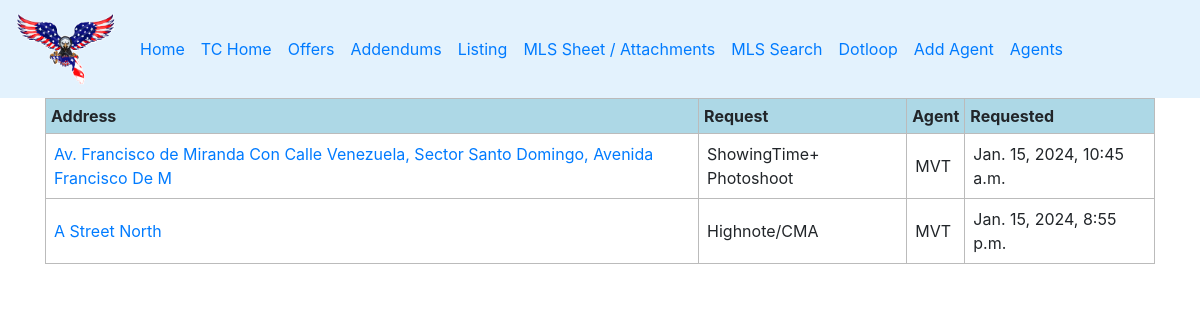
Page /ticket/listing/pending/ (signed in) on the committed database.
### Tickets/models.py (models this page shows, shortened)
class CreateListing(models.Model):
	agent = models.ForeignKey(TeamMembers, on_delete=models.DO_NOTHING, verbose_name = 'Agent')
	address = models.CharField(max_length = 100, verbose_name = "Property Address")
	option = models.CharField(max_length = 100,choices = [("Listing Agreement","Listing Agreement"),
		("ShowingTime+ Photoshoot", "ShowingTime+ Photoshoot"), ("Highnote/CMA", "Highnote/CMA")],
		blank = True, null = True,verbose_name = "Request")
	highnote = models.CharField(max_length = 100, choices = [("Highnote","Highnote"),("CMA","CMA"),
		("Highnote & CMA", "Highnote & CMA")], null = True,blank=True, verbose_name = "Highnote/CMA")
	seller_name = models.CharField(max_length = 100,blank = True, null=True, verbose_name = "Seller Legal Full Name")
	seller_email = models.CharField(max_length = 100,blank = True, null=True, verbose_name = "Seller’s email addresses")
	listing_date = models.DateField(blank = True, null=True,verbose_name = "Listing Date (should be the same as the Live date)")
	listing_expiration = models.DateField(blank = True, null=True,verbose_name = "Listing Expiration Date")
	photoshoot = models.CharField(max_length = 100, blank = True, null = True, verbose_name = "Photoshoot date and time (range) to be scheduled in ShowingTime+")
	person = models.CharField(max_length=100, null=True, blank = True, verbose_name = "Person in Charge")
	contact_info = models.CharField(max_length = 100,blank = True, null=True,verbose_name = "Person in charge's info")
	listing_price = MoneyField(max_digits = 20,blank = True, null=True,decimal_places = 2,currency_choices=[("USD","US Dollar")], verbose_name = "Listing Price")
	ocupancy = models.CharField(max_length = 100,blank = True, null=True, verbose_name = "Property Ocupancy")
	appliances = models.TextField(blank = True, null=True,verbose_name = "Appliances Included")
	lockbox = models.BooleanField(blank = True, null=True,verbose_name = "Use of Lockbox")
	listing_commission = models.CharField(max_length=10,blank = True, null=True, verbose_name = "Listing Agent Commission")
	bothsides_commission = models.CharField(max_length = 10,blank = True, null=True, verbose_name = "Listing Agent commission if he/she brings the buyer")
	otheragent_commission = models.CharField(max_length = 10,blank = True, null=True, verbose_name = "Buyer's Agent Commission")
	mls_fee = MoneyField(max_digits = 6,decimal_places=2,blank = True, null=True,currency_choices=[("USD","US Dollar")], verbose_name = "MLS Fee")
	cancellation_fee = MoneyField(max_digits = 6,blank = True, null=True, decimal_places = 2,currency_choices=[("USD","US Dollar")], verbose_name = "Cancellation Fee")
	broker_fee = MoneyField(max_digits = 6,blank = True, null=True, decimal_places = 2,currency_choices=[("USD","US Dollar")], verbose_name = "Broker fee (if $0.00 it will be charged to the Listing Agent by LPT)")
	created = models.DateTimeField(auto_now_add = True)
	completed = models.DateTimeField(null = True)
	completed_by = models.ForeignKey(User, on_delete = models.DO_NOTHING, null = True)

### TeamMembers/models.py (models this page shows)
class TeamMembers(models.Model):
	name = models.CharField(max_length=100, verbose_name="Agent's Name")
	phone = models.CharField(max_length=100, verbose_name="Phone Number")
	email = models.CharField(max_length=100, verbose_name="Email")
	offer = models.IntegerField(default=0)
	addendum = models.IntegerField(default=0)
	listing = models.IntegerField(default = 0)
	mls_attachments = models.IntegerField(default = 0)
	mls_search = models.IntegerField(default = 0)
	dotloop = models.IntegerField(default = 0)
	def __str__(self):
		return str(self.name)

### Tickets/views.py (the view)
# urls.py: path('listing/pending/', views.pendinglisting, name = 'pending listings'),
@login_required
def pendinglisting(request):
	listings = CreateListing.objects.filter(completed__isnull = True)
	return render(request, 'pendinglisting.html', {'listings':listings,
		"encabezado":"Listings Pending to be Done"})

### Tickets/templates/pendinglisting.html
{% extends 'base.html' %}
{% load static %}
{% block content %}
<table style="width: 100%;border-collapse: collapse;">
	<tr bgcolor="#ADD8E6">
		<th style="border: 1px solid #bbb;padding: 5px;">Address</th>
		<th style="border: 1px solid #bbb;padding: 5px;">Request</th>
		<th style="border: 1px solid #bbb;padding: 5px;">Agent</th>
		<th style="border: 1px solid #bbb;padding: 5px;">Requested</th>
	</tr>
	{% for listing in listings %}
	<tr>
		<td style="border: 1px solid #bbb; padding: 8px;">
			<a href="{% url 'listing details' listing.id %}">
				{{listing.address}}
			</a>
		</td>
		<td style="border: 1px solid #bbb;padding: 8px;">
			{{listing.option}}
		</td>
		<td style="border: 1px solid #bbb;padding: 8px;">
			{{listing.agent}}
		</td>
		<td style="border: 1px solid #BBB;padding: 8px;">
			{{listing.created}}
		</td>
	</tr>
	{% endfor %}
</table>
{% endblock %}

### static/css/estilos.css (style rules this page uses)
body { background-image:url('https://yt3.googleusercontent.com/WSwBQpgZ-93Mobr4KeA1Y9v4qjpHbxNfNuQ6kH4bukLgl4p-4IgpVFDB-Hf0eQV7XykQORkg=s900-c-k-c0x00ffffff-no-rj') ; background-size: cover; background-position: 20% 20%; }
.signup-container, .card, .card-body, .form, .form-group, .details, table { border: 1px solid #ccc; border-radius: 20px; padding: 10px; justify-content: center; }
.signup-container, .form, .form-group, .details, .block, table { background-color: rgba(255, 255, 255, 0.5); backdrop-filter: blur(15px); }

### rows in the picture
CreateListing: address "Av. Francisco de Miranda Con Calle Venezuela, Sector Santo Domingo, Avenida Francisco De M", option "ShowingTime+ Photoshoot", agent "MVT", created "Jan. 15, 2024, 10:45 a.m."
CreateListing: address "A Street North", option "Highnote/CMA", agent "MVT", created "Jan. 15, 2024, 8:55 p.m."
